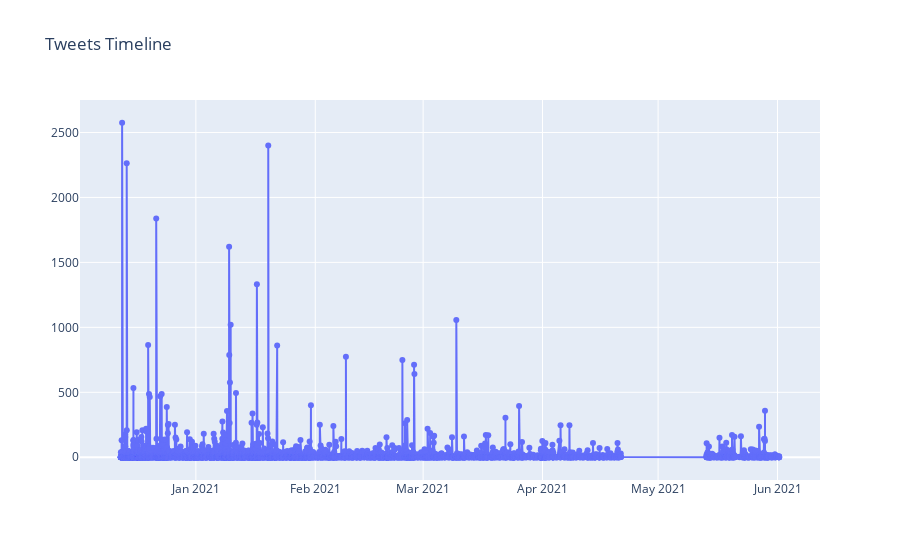

Here is the notebook cell this chart was saved with:
### Markdown cell above
Exploring the tweets' timeline

### Code cell
line = df.groupby('date',as_index=False).agg({'total_engagement':'sum'})
fig = go.Figure()
fig.update_layout(
    title_text='Tweets Timeline'
)
fig.add_trace(go.Scatter(x=line.date, y=line.total_engagement,
                    mode='lines+markers'))

### Figure 1 — Plotly figure (JSON) as saved in the notebook; plotly's stock layout.template omitted (floating-point values rounded to 4 significant figures; data arrays with more than 128 entries replaced by an {"elided": "..."} marker saying what was removed)
{"data": [{"mode": "lines+markers", "type": "scatter", "x": {"elided": "8620 str values"}, "y": {"elided": "8620 int values"}}], "layout": {"title": {"text": "Tweets Timeline"}}}
